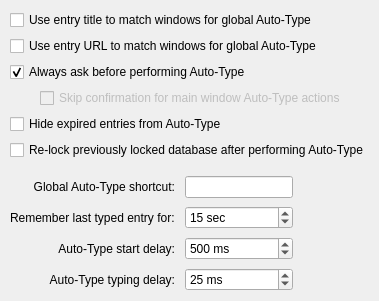
     <widget class="QWidget" name="tabAutotype">
      <attribute name="title">
       <string>Auto-Type</string>
      </attribute>
      <layout class="QVBoxLayout" name="verticalLayout_2">
       <property name="leftMargin">
        <number>10</number>
       </property>
       <property name="topMargin">
        <number>10</number>
       </property>
       <property name="rightMargin">
        <number>10</number>
       </property>
       <property name="bottomMargin">
        <number>10</number>
       </property>
       <item>
        <widget class="QCheckBox" name="autoTypeEntryTitleMatchCheckBox">
         <property name="text">
          <string>Use entry title to match windows for global Auto-Type</string>
         </property>
        </widget>
       </item>
       <item>
        <widget class="QCheckBox" name="autoTypeEntryURLMatchCheckBox">
         <property name="text">
          <string>Use entry URL to match windows for global Auto-Type</string>
         </property>
        </widget>
       </item>
       <item>
        <widget class="QCheckBox" name="autoTypeAskCheckBox">
         <property name="text">
          <string>Always ask before performing Auto-Type</string>
         </property>
         <property name="checked">
          <bool>true</bool>
         </property>
        </widget>
       </item>
       <item>
        <layout class="QHBoxLayout" name="autoTypeSkipMainWindowLayout">
         <property name="spacing">
          <number>0</number>
         </property>
         <item>
          <spacer name="autoTypeSkipMainWindowSpacer">
           <property name="orientation">
            <enum>Qt::Horizontal</enum>
           </property>
           <property name="sizeType">
            <enum>QSizePolicy::Fixed</enum>
           </property>
           <property name="sizeHint" stdset="0">
            <size>
             <width>30</width>
             <height>20</height>
            </size>
           </property>
          </spacer>
         </item>
         <item>
          <widget class="QCheckBox" name="autoTypeSkipMainWindowConfirmationCheckBox">
           <property name="enabled">
            <bool>false</bool>
           </property>
           <property name="text">
            <string>Skip confirmation for main window Auto-Type actions</string>
           </property>
           <property name="checked">
            <bool>false</bool>
           </property>
          </widget>
         </item>
        </layout>
       </item>
       <item>
        <widget class="QCheckBox" name="autoTypeHideExpiredEntryCheckBox">
         <property name="text">
          <string>Hide expired entries from Auto-Type</string>
         </property>
        </widget>
       </item>
       <item>
        <widget class="QCheckBox" name="autoTypeRelockDatabaseCheckBox">
         <property name="text">
          <string>Re-lock previously locked database after performing Auto-Type</string>
         </property>
        </widget>
       </item>
       <item>
        <spacer name="verticalSpacer_4">
         <property name="orientation">
          <enum>Qt::Vertical</enum>
         </property>
         <property name="sizeType">
          <enum>QSizePolicy::Fixed</enum>
         </property>
         <property name="sizeHint" stdset="0">
          <size>
           <width>20</width>
           <height>10</height>
          </size>
         </property>
        </spacer>
       </item>
       <item>
        <layout class="QGridLayout" name="gridLayout">
         <property name="horizontalSpacing">
          <number>10</number>
         </property>
         <property name="verticalSpacing">
          <number>8</number>
         </property>
         <item row="2" column="0">
          <widget class="QLabel" name="autoTypeStartDelayLabel">
           <property name="text">
            <string>Auto-Type start delay:</string>
           </property>
           <property name="alignment">
            <set>Qt::AlignRight|Qt::AlignTrailing|Qt::AlignVCenter</set>
           </property>
           <property name="buddy">
            <cstring>autoTypeStartDelaySpinBox</cstring>
           </property>
          </widget>
         </item>
         <item row="0" column="0">
          <widget class="QLabel" name="autoTypeShortcutLabel">
           <property name="text">
            <string>Global Auto-Type shortcut:</string>
           </property>
           <property name="alignment">
            <set>Qt::AlignRight|Qt::AlignTrailing|Qt::AlignVCenter</set>
           </property>
           <property name="buddy">
            <cstring>autoTypeShortcutWidget</cstring>
           </property>
          </widget>
         </item>
         <item row="2" column="1">
          <widget class="QSpinBox" name="autoTypeStartDelaySpinBox">
           <property name="sizePolicy">
            <sizepolicy hsizetype="Preferred" vsizetype="Fixed">
             <horstretch>0</horstretch>
             <verstretch>0</verstretch>
            </sizepolicy>
           </property>
           <property name="accessibleName">
            <string>Auto-type start delay milliseconds</string>
           </property>
           <property name="suffix">
            <string comment="Milliseconds"> ms</string>
           </property>
           <property name="prefix">
            <string/>
           </property>
           <property name="minimum">
            <number>100</number>
           </property>
           <property name="maximum">
            <number>10000</number>
           </property>
           <property name="singleStep">
            <number>100</number>
           </property>
           <property name="value">
            <number>500</number>
           </property>
          </widget>
         </item>
         <item row="3" column="0">
          <widget class="QLabel" name="autoTypeDelayLabel">
           <property name="text">
            <string>Auto-Type typing delay:</string>
           </property>
           <property name="alignment">
            <set>Qt::AlignRight|Qt::AlignTrailing|Qt::AlignVCenter</set>
           </property>
           <property name="buddy">
            <cstring>autoTypeDelaySpinBox</cstring>
           </property>
          </widget>
         </item>
         <item row="0" column="2">
          <spacer name="horizontalSpacer_6">
           <property name="orientation">
            <enum>Qt::Horizontal</enum>
           </property>
           <property name="sizeHint" stdset="0">
            <size>
             <width>0</width>
             <height>20</height>
            </size>
           </property>
          </spacer>
         </item>
         <item row="0" column="1">
          <widget class="ShortcutWidget" name="autoTypeShortcutWidget">
           <property name="sizePolicy">
            <sizepolicy hsizetype="Preferred" vsizetype="Fixed">
             <horstretch>0</horstretch>
             <verstretch>0</verstretch>
            </sizepolicy>
           </property>
           <property name="accessibleName">
            <string>Global auto-type shortcut</string>
           </property>
          </widget>
         </item>
         <item row="3" column="1">
          <widget class="QSpinBox" name="autoTypeDelaySpinBox">
           <property name="sizePolicy">
            <sizepolicy hsizetype="Preferred" vsizetype="Fixed">
             <horstretch>0</horstretch>
             <verstretch>0</verstretch>
            </sizepolicy>
           </property>
           <property name="accessibleName">
            <string>Auto-type character typing delay milliseconds</string>
           </property>
           <property name="suffix">
            <string comment="Milliseconds"> ms</string>
           </property>
           <property name="prefix">
            <string/>
           </property>
           <property name="maximum">
            <number>1000</number>
           </property>
           <property name="value">
            <number>25</number>
           </property>
          </widget>
         </item>
         <item row="1" column="0">
          <widget class="QLabel" name="autoTypeRetypeLabel">
           <property name="text">
            <string>Remember last typed entry for:</string>
           </property>
          </widget>
         </item>
         <item row="1" column="1">
          <widget class="QSpinBox" name="autoTypeRetypeTimeSpinBox">
           <property name="suffix">
            <string comment="Seconds"> sec</string>
           </property>
           <property name="minimum">
            <number>0</number>
           </property>
           <property name="maximum">
            <number>60</number>
           </property>
           <property name="value">
            <number>15</number>
           </property>
          </widget>
         </item>
        </layout>
       </item>
       <item>
        <spacer name="verticalSpacer_3">
         <property name="orientation">
          <enum>Qt::Vertical</enum>
         </property>
         <property name="sizeHint" stdset="0">
          <size>
           <width>20</width>
           <height>0</height>
          </size>
         </property>
        </spacer>
       </item>
      </layout>
     </widget>
